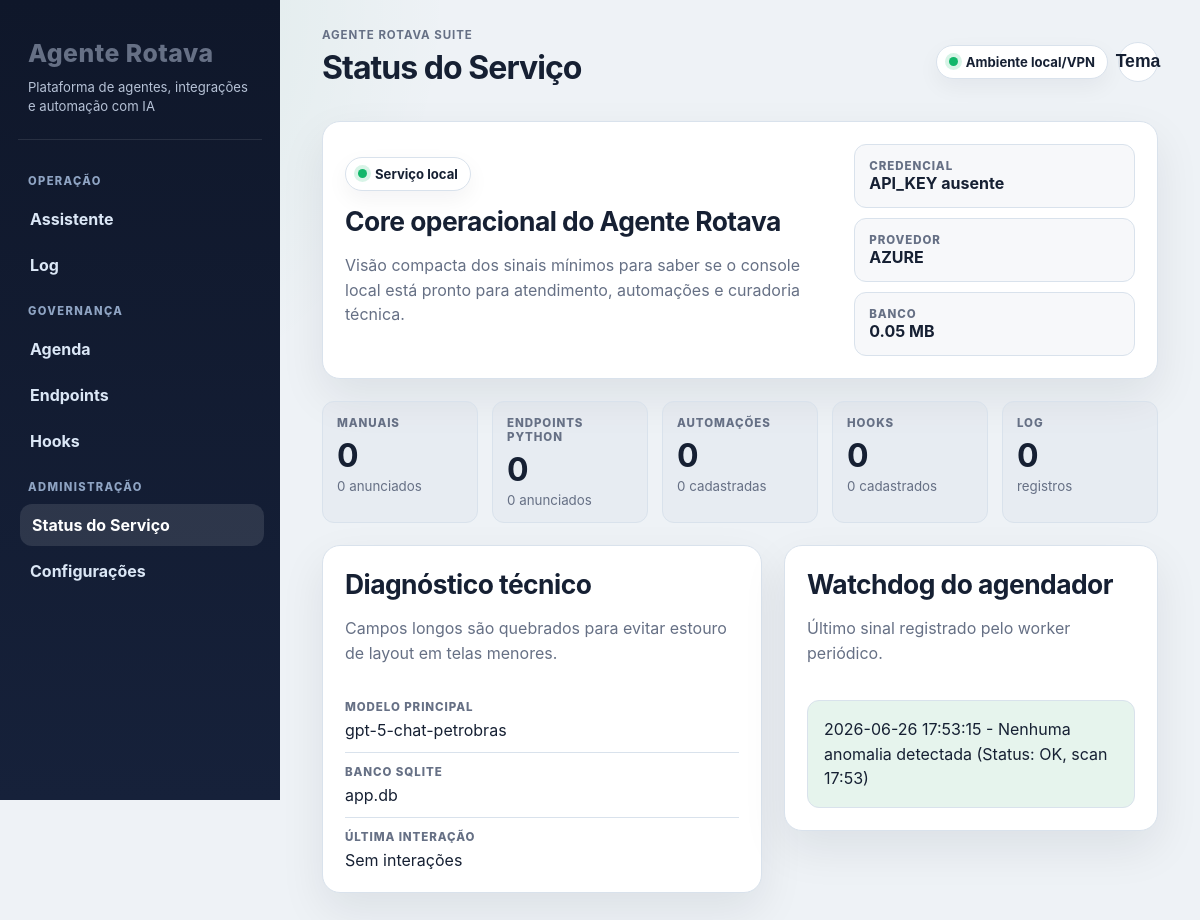
The page / on the database its author committed.
### tables this page shows
CREATE TABLE config_kv (
            k TEXT PRIMARY KEY,
            v TEXT NOT NULL
        );

### app/routers/home.py (the view)
@router.get("/", response_class=HTMLResponse)
def home(request: Request):
    return templates.TemplateResponse(
        request=request,
        name="home.html",
        context={"health": get_health_snapshot()},
    )

### app/templates/home.html
{% extends "base.html" %}
{% block page_title %}Status do Serviço{% endblock %}
{% block content %}
<div class="health-hero panel">
    <div>
        <span class="badge"><span class="status-dot"></span>Serviço local</span>
        <h2>Core operacional do Agente Rotava</h2>
        <p>Visão compacta dos sinais mínimos para saber se o console local está pronto para atendimento, automações e curadoria técnica.</p>
    </div>
    <div class="health-status-list">
        <div><span>Credencial</span><strong>{{ "API_KEY configurada" if health.api_key_set else "API_KEY ausente" }}</strong></div>
        <div><span>Provedor</span><strong>{{ health.provider|upper }}</strong></div>
        <div><span>Banco</span><strong>{{ health.db_size_mb }} MB</strong></div>
    </div>
</div>
<div class="health-metrics">
    <div class="metric-card">
        <span>Manuais</span>
        <strong>{{ health.total_docs }}</strong>
        <small>{{ health.announced_docs }} anunciados</small>
    </div>
    <div class="metric-card">
        <span>Endpoints Python</span>
        <strong>{{ health.total_tools }}</strong>
        <small>{{ health.announced_tools }} anunciados</small>
    </div>
    <div class="metric-card">
        <span>Automações</span>
        <strong>{{ health.active_tasks }}</strong>
        <small>{{ health.total_tasks }} cadastradas</small>
    </div>
    <div class="metric-card">
        <span>Hooks</span>
        <strong>{{ health.active_hooks }}</strong>
        <small>{{ health.total_hooks }} cadastrados</small>
    </div>
    <div class="metric-card">
        <span>Log</span>
        <strong>{{ health.total_logs }}</strong>
        <small>registros</small>
    </div>
</div>
<div class="grid-2 health-grid">
    <div class="panel">
        <div class="panel-header">
            <div>
                <h2>Diagnóstico técnico</h2>
                <p>Campos longos são quebrados para evitar estouro de layout em telas menores.</p>
            </div>
        </div>
        <dl class="health-details">
            <div>
                <dt>Modelo principal</dt>
                <dd>{{ health.deployment_id or "Não definido" }}</dd>
            </div>
            <div>
                <dt>Banco SQLite</dt>
                <dd>{{ health.db_path }}</dd>
            </div>
            <div>
                <dt>Última interação</dt>
                <dd>{{ health.last_log_at }}</dd>
            </div>
        </dl>
    </div>
    <div class="panel">
        <div class="panel-header">
            <div>
                <h2>Watchdog do agendador</h2>
                <p>Último sinal registrado pelo worker periódico.</p>
            </div>
        </div>
        <div class="health-watchdog">
            {{ health.watchdog }}
        </div>
    </div>
</div>
{% endblock %}

### app/templates/base.html (style rules this page uses)
:root { --bg-main: #eef2f6; --bg-sidebar: #0f172a; --bg-sidebar-soft: #16213a; --text-main: #162033; --text-muted: #667085; --text-inverse: #f8fafc; --border-color: #d9e2ec; --accent-color: #007f3d; --accent-hover: #006b33; --accent-soft: #e6f4ed; --danger-color: #c62828; --danger-soft: #fdecec; --warning-soft: #fff7e6; --card-bg: #ffffff; --card-shadow: 0 18px 45px rgba(15, 23, 42, 0.08); --radius-lg: 18px; --radius-md: 12px; }
* { box-sizing: border-box; }
body { font-family: Inter, 'Segoe UI', system-ui, -apple-system, BlinkMacSystemFont, sans-serif; margin: 0; background: radial-gradient(circle at top left, rgba(0, 127, 61, 0.10), transparent 28rem), var(--bg-main); color: var(--text-main); display: flex; min-height: 100vh; }
h1, h2, h3 { margin-top: 0; }
h2 { font-size: 1.65rem; margin-bottom: 10px; letter-spacing: -0.02em; }
p { color: var(--text-muted); line-height: 1.55; }
.api-status, .badge { font-size: 0.82rem; display: inline-flex; align-items: center; gap: 8px; background: var(--card-bg); padding: 8px 12px; border-radius: 999px; border: 1px solid var(--border-color); box-shadow: 0 8px 22px rgba(15, 23, 42, 0.05); color: var(--text-main); font-weight: 700; }
.status-dot { height: 9px; width: 9px; background-color: #12b76a; border-radius: 50%; box-shadow: 0 0 0 4px rgba(18, 183, 106, 0.16); }
.card, .panel { background: var(--card-bg); padding: 22px; border-radius: var(--radius-lg); box-shadow: var(--card-shadow); border: 1px solid var(--border-color); margin-bottom: 22px; }
.panel-header { display: flex; align-items: flex-start; justify-content: space-between; gap: 18px; margin-bottom: 18px; }
.grid-2 { display: grid; grid-template-columns: minmax(280px, 0.85fr) minmax(360px, 1.4fr); gap: 22px; align-items: start; }
.health-hero { display: grid; grid-template-columns: minmax(0, 1.4fr) minmax(260px, 0.8fr); gap: 18px; align-items: center; }
.health-hero h2 { margin-top: 14px; }
.health-status-list { display: grid; gap: 10px; }
.health-status-list div, .metric-card { border: 1px solid var(--border-color); border-radius: var(--radius-md); background: rgba(148, 163, 184, 0.08); padding: 14px; min-width: 0; }
.health-status-list span, .metric-card span, .health-details dt { display: block; color: var(--text-muted); font-size: 0.72rem; font-weight: 800; letter-spacing: 0.08em; text-transform: uppercase; }
.health-status-list strong, .metric-card strong, .health-details dd { overflow-wrap: anywhere; word-break: break-word; }
.health-metrics { display: grid; grid-template-columns: repeat(auto-fit, minmax(150px, 1fr)); gap: 14px; margin-bottom: 22px; }
.metric-card strong { display: block; font-size: 2rem; line-height: 1.1; margin-top: 8px; color: var(--text-main); }
.metric-card small { display: block; color: var(--text-muted); margin-top: 5px; overflow-wrap: anywhere; }
.health-grid { grid-template-columns: minmax(0, 1fr) minmax(0, 0.85fr); }
.health-details { margin: 0; display: grid; gap: 12px; }
.health-details div { border-bottom: 1px solid var(--border-color); padding-bottom: 12px; min-width: 0; }
.health-details div:last-child { border-bottom: none; padding-bottom: 0; }
.health-details dd { margin: 6px 0 0; color: var(--text-main); }
.health-watchdog { border-radius: var(--radius-md); background: var(--accent-soft); border: 1px solid var(--border-color); color: var(--text-main); padding: 16px; line-height: 1.55; overflow-wrap: anywhere; word-break: break-word; }

### rows shown on the page
config_kv: provider "AZURE"
config_kv: v "gpt-5-chat-petrobras"
config_kv: watchdog "2026-06-26 17:53:15 - Nenhuma anomalia detectada (Status: OK, scan 17:53)"

### other values the page prints
{{ "API_KEY configurada" if health.api_key_set else "API_KEY ausente" }} "API_KEY ausente"
{{ health.db_size_mb }} "0.05"
{{ health.total_docs }} "0"
{{ health.announced_docs }} "0"
{{ health.total_tools }} "0"
{{ health.announced_tools }} "0"
{{ health.active_tasks }} "0"
{{ health.total_tasks }} "0"
{{ health.active_hooks }} "0"
{{ health.total_hooks }} "0"
{{ health.total_logs }} "0"
{{ health.db_path }} "app.db"
{{ health.last_log_at }} "Sem interações"
